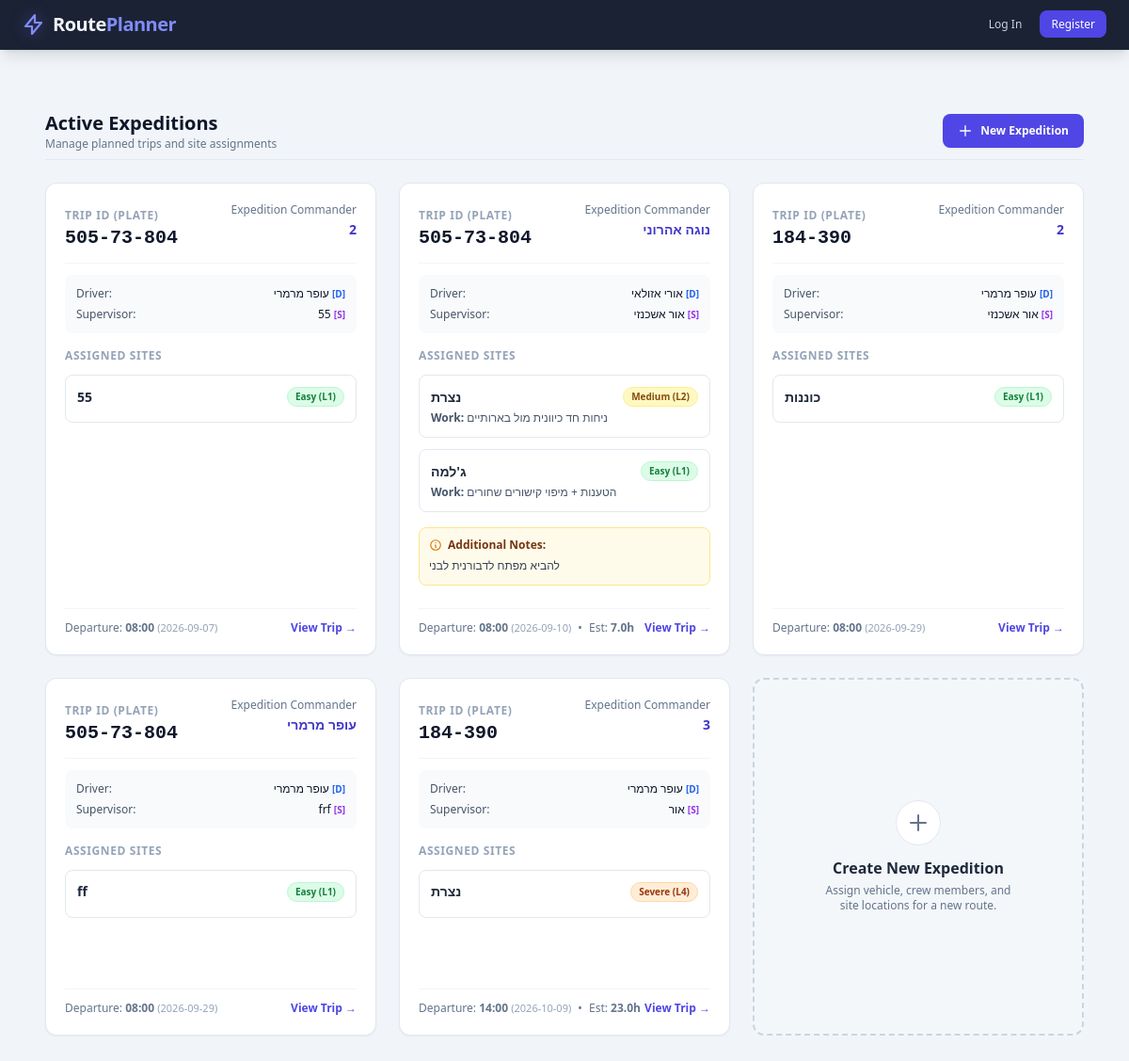
The page /trips/ on the database its author committed.
### app/models.py (models this page shows, shortened)
class Trip(db.Model):
    __tablename__ = 'trips'
    is_draft = db.Column(db.Boolean, default=False, nullable=False)
    user_id = db.Column(db.String(50), db.ForeignKey('users.id'), nullable=False)
    id = db.Column(db.Integer, primary_key=True, autoincrement=True)
    car_license_plate = db.Column(db.String(20), db.ForeignKey('cars.license_plate'), nullable=False)
    commander = db.Column(db.String(100), nullable=False)
    driver = db.Column(db.String(100), nullable=False)
    supervisor = db.Column(db.String(100), nullable=False)
    passengers = db.Column(db.Text, nullable=True)
    departure_date = db.Column(db.Date, nullable=False, default=date.today)
    departure_time = db.Column(db.String(10), nullable=False)
    est_duration = db.Column(db.Float, nullable=True)
    notes = db.Column(db.Text, nullable=True)
    created_at = db.Column(db.DateTime, default=datetime.utcnow, nullable=False)
    car = db.relationship('Car', backref=db.backref('trips', lazy=True))
    assigned_sites = db.relationship('TripSite', backref='trip', cascade="all, delete-orphan")

class TripSite(db.Model):
    __tablename__ = 'trip_sites'
    id = db.Column(db.Integer, primary_key=True, autoincrement=True)
    trip_id = db.Column(db.Integer, db.ForeignKey('trips.id'), nullable=False)
    site_name = db.Column(db.String(150), nullable=False)
    difficulty = db.Column(db.String(50), nullable=True)
    work_description = db.Column(db.Text, nullable=True)

### app/routes/trips.py (the view)
@trips_bp.route('/', methods=['GET'])
def list_trips():
    if current_user.is_authenticated:
        rides = Trip.query.filter(
            or_(
                Trip.is_draft == False,
                and_(Trip.is_draft == True, Trip.user_id == current_user.id)
            )
        ).order_by(Trip.departure_date.asc(), Trip.departure_time.asc()).all()
    else:
        rides = Trip.query.filter(Trip.is_draft == False).order_by(
            Trip.departure_date.asc(), Trip.departure_time.asc()
        ).all()
    return render_template('trips.html', rides=rides)

### app/templates/trips.HTML (shortened to what this page needs)
{% extends 'base.html' %}
{% block content %}
<div id="expedition-app" class="max-w-7xl mx-auto p-4 sm:p-6">
    <div id="page-list" class="space-y-6">
        <div class="flex justify-between items-center pb-2 border-b border-slate-200">
            <div>
                <h2 class="text-xl font-bold text-slate-900" data-en="Active Rides" data-he="נסיעות פעילות">Active Expeditions</h2>
                <p class="text-xs text-slate-500" data-en="Manage planned trips and site assignments" data-he="ניהול נסיעות ומשימות אבטחה/אתרים">Manage planned trips and site assignments</p>
            </div>
            <a href="{{ url_for('trips.new_ride') }}" class="inline-flex items-center gap-2 bg-indigo-600 hover:bg-indigo-700 active:bg-indigo-800 text-white text-xs font-semibold px-4 py-2.5 rounded-lg shadow-sm transition cursor-pointer">
                <svg class="w-4 h-4" fill="none" stroke="currentColor" viewBox="0 0 24 24" xmlns="http://www.w3.org/2000/svg">
                    <path stroke-linecap="round" stroke-linejoin="round" stroke-width="2" d="M12 4v16m8-8H4"></path>
                </svg>
                <span data-en="New Ride" data-he="נסיעה חדשה">New Expedition</span>
            </a>
        </div>
        <div class="grid grid-cols-1 md:grid-cols-2 lg:grid-cols-3 gap-6">
           {% for ride in rides %}
<div class="bg-white rounded-xl shadow-sm border border-slate-200 p-5 hover:shadow-md transition flex flex-col justify-between">
    <div>
        <div class="flex justify-between items-start mb-3 pb-3 border-b border-slate-100">
            <div>
                <span class="text-xs font-semibold uppercase tracking-wider text-slate-400" data-en="Trip ID (Plate)" data-he="זיהוי נסיעה">Trip ID (Plate)</span>
                <h3 class="font-bold text-xl text-slate-900 font-mono">{{ ride.car_license_plate }}</h3>
            </div>
            <div class="text-right">
                <span class="text-xs text-slate-500 block" data-en="Expedition Commander" data-he="מפקד משלח">Expedition Commander</span>
                <span class="font-semibold text-sm text-indigo-700">{{ ride.commander or 'N/A' }}</span>
            </div>
        </div>
        <div class="space-y-1.5 text-xs text-slate-600 mb-4 bg-slate-50 p-3 rounded-lg">
            <div class="flex items-center justify-between">
                <span data-en="Driver:" data-he="נהג:">Driver:</span>
                <span class="font-medium text-slate-900">{{ ride.driver or 'N/A' }} <span class="text-[10px] text-blue-600 font-bold">[D]</span></span>
            </div>
            <div class="flex items-center justify-between">
                <span data-en="Supervisor:" data-he="מפקד משימה:">Supervisor:</span>
                <span class="font-medium text-slate-900">{{ ride.supervisor or 'N/A' }} <span class="text-[10px] text-purple-600 font-bold">[S]</span></span>
            </div>
        </div>
<div class="space-y-3 mb-4">
    <p class="text-xs font-bold text-slate-400 uppercase tracking-wider" data-en="Assigned Sites" data-he="אתרים מתוכננים">Assigned Sites</p>
    {% if ride.assigned_sites %}
        {% for site in ride.assigned_sites %}
        {% set level = site.difficulty | lower if site.difficulty else '' %}
        {% if 'l4' in level or 'hard' in level %}
            {% set badge_cls = 'bg-orange-100 text-orange-800 border-orange-200' %}
        {% elif 'l3' in level or 'high' in level %}
            {% set badge_cls = 'bg-amber-100 text-amber-800 border-amber-200' %}
        {% elif 'l2' in level or 'medium' in level %}
            {% set badge_cls = 'bg-yellow-100 text-yellow-800 border-yellow-200' %}
        {% elif 'l1' in level or 'easy' in level %}
            {% set badge_cls = 'bg-green-100 text-green-700 border-green-200' %}
        {% else %}
            {% set badge_cls = 'bg-slate-100 text-slate-700 border-slate-200' %}
        {% endif %}
        <div class="border border-slate-200 rounded-lg p-3 bg-white">
            <div class="flex justify-between items-center mb-1">
                <h4 class="font-bold text-sm text-slate-800">{{ site.site_name }}</h4>
                <span class="{{ badge_cls }} border text-[10px] px-2 py-0.5 rounded-full font-semibold">
                    {{ site.difficulty or 'Standard' }}
                </span>
            </div>
            {% if site.work_description %}
            <p class="text-xs text-slate-600">
                <strong data-en="Work:" data-he="מהות העבודה:">Work:</strong> {{ site.work_description }}
            </p>
            {% endif %}
        </div>
        {% endfor %}
    {% else %}
        <p class="text-xs text-slate-400 italic" data-en="No specific sites assigned." data-he="לא הוגדרו אתרים ספציפיים.">No specific sites assigned.</p>
    {% endif %}
</div>
        {% if ride.notes %}
        <div class="bg-amber-50 border border-amber-200 rounded-lg p-2.5 mb-4 text-xs text-amber-900">
            <div class="flex items-center gap-1.5 font-bold mb-1">
                <svg class="w-3.5 h-3.5 text-amber-600" fill="none" stroke="currentColor" viewBox="0 0 24 24" xmlns="http://www.w3.org/2000/svg">
                    <path stroke-linecap="round" stroke-linejoin="round" stroke-width="2" d="M13 16h-1v-4h-1m1-4h.01M21 12a9 9 0 11-18 0 9 9 0 0118 0z"></path>
                </svg>
                <span data-en="Additional Notes:" data-he="הערות נוספות:">Additional Notes:</span>
            </div>
            <p class="text-slate-700 leading-relaxed">{{ ride.notes }}</p>
        </div>
        {% endif %}
    </div>
    <div class="border-t border-slate-100 pt-3 flex justify-between items-center text-xs mt-2">
        <div class="text-slate-500">
            <span data-en="Departure: " data-he="יציאה: ">Departure: </span><strong>{{ ride.departure_time or 'N/A' }}</strong>
            {% if ride.departure_date %}
                <span class="text-[11px] text-slate-400">({{ ride.departure_date }})</span>
            {% endif %}
            {% if ride.est_duration %}
            <span class="mx-1">•</span>
            <span data-en="Est: " data-he="משוער: ">Est: </span><strong>{{ ride.est_duration }}h</strong>
            {% endif %}
        </div>
        <a href="{{ url_for('trips.view_trip', trip_id=ride.id) }}" class="text-indigo-600 hover:text-indigo-800 font-semibold" data-en="View Trip &rarr;" data-he="הצג נסיעה &rarr;">View Trip &rarr;</a>
    </div>
</div>
{% endfor %}
            <a href="{{ url_for('trips.new_ride') }}" class="group border-2 border-dashed border-slate-300 hover:border-indigo-500 bg-slate-50/50 hover:bg-indigo-50/30 rounded-xl p-8 transition-all flex flex-col items-center justify-center min-h-[380px] text-center focus:outline-none focus:ring-2 focus:ring-indigo-500 cursor-pointer">
                <div class="w-12 h-12 rounded-full bg-white shadow-xs border border-slate-200 group-hover:border-indigo-300 group-hover:bg-indigo-600 flex items-center justify-center transition-all mb-3">
                    <svg class="w-6 h-6 text-slate-500 group-hover:text-white transition-colors" fill="none" stroke="currentColor" viewBox="0 0 24 24" xmlns="http://www.w3.org/2000/svg">
                        <path stroke-linecap="round" stroke-linejoin="round" stroke-width="2" d="M12 4v16m8-8H4"></path>
                    </svg>
                </div>
                <h3 class="font-bold text-slate-800 group-hover:text-indigo-600 transition-colors text-base" data-en="Create New Expedition" data-he="צור נסיעה חדשה">
                    Create New Expedition
                </h3>
                <p class="text-xs text-slate-500 max-w-[200px] mt-1" data-en="Assign vehicle, crew members, and site locations for a new route." data-he="שבץ רכב, אנשי צוות ואתרים מתוכננים לנסיעה חדשה.">
                    Assign vehicle, crew members, and site locations for a new route.
                </p>
            </a>
        </div>
    </div>
</div>
{% endblock %}

### rows shown on the page
Trip: car_license_plate "505-73-804", commander "2", driver "עופר מרמרי", supervisor "55", departure_time "08:00", departure_date "2026-09-07"
TripSite: site_name "55", difficulty "Easy (L1)"
Trip: car_license_plate "505-73-804", commander "נוגה אהרוני", driver "אורי אזולאי", supervisor "אור אשכנזי", notes "להביא מפתח לדבורנית לבני", departure_time "08:00", departure_date "2026-09-10", est_duration "7.0"
TripSite: site_name "נצרת", difficulty "Medium (L2)", work_description "ניחות חד כיוונית מול בארותיים"
TripSite: site_name "ג'למה", difficulty "Easy (L1)", work_description "הטענות + מיפוי קישורים שחורים"
Trip: car_license_plate "184-390", commander "2", driver "עופר מרמרי", supervisor "אור אשכנזי", departure_time "08:00", departure_date "2026-09-29"
TripSite: site_name "כוננות", difficulty "Easy (L1)"
Trip: car_license_plate "505-73-804", commander "עופר מרמרי", driver "עופר מרמרי", supervisor "frf", departure_time "08:00", departure_date "2026-09-29"
TripSite: site_name "ff", difficulty "Easy (L1)"
Trip: car_license_plate "184-390", commander "3", driver "עופר מרמרי", supervisor "אור", departure_time "14:00", departure_date "2026-10-09", est_duration "23.0"
TripSite: site_name "נצרת", difficulty "Severe (L4)"
